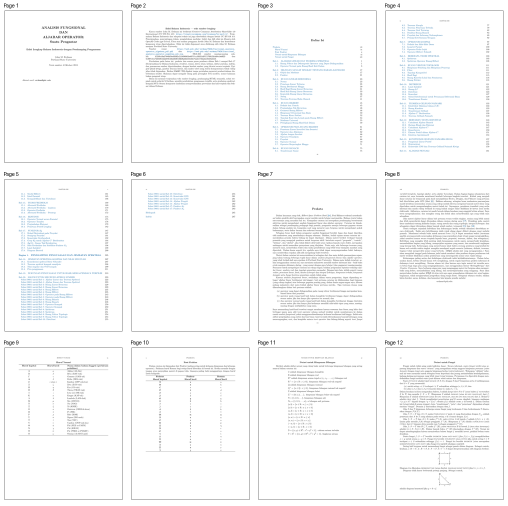
#> input picture qa/final-companion-contact-sheets/contact-001-012.png, 1016 x 1011 px (shown at 1/2 size)
$ python -i audit_ch06_render.py   (imports and definitions only)
#> lines starting #> are read from the running program, lines starting #| are printed output that depends on the picture
#!/usr/bin/env python3
"""Inventory and contact-sheet the frozen Chapter 1--6 PDF render."""

from __future__ import annotations

import csv
import hashlib
import json
from pathlib import Path

from PIL import Image, ImageDraw, ImageOps


ROOT = Path(__file__).resolve().parents[1]
RENDER_DIR = ROOT / "qa" / "renders" / "ch06-final"
CONTACT_DIR = RENDER_DIR / "contact-sheets"
MANIFEST_JSON = RENDER_DIR / "RENDER_MANIFEST.json"
MANIFEST_CSV = RENDER_DIR / "RENDER_MANIFEST.csv"

EXPECTED_PAGES = 114
THUMB_SIZE = (306, 396)
GRID = (3, 4)
LABEL_HEIGHT = 28
SHEET_MARGIN = 24


# [6 lines left out: function sha256, not called in this run]


def page_number(path: Path) -> int:
    return int(path.stem.rsplit("-", 1)[1])


def inspect_page(path: Path) -> dict[str, object]:
    with Image.open(path) as image:
#> image is the input picture: PIL image 1016x1011 RGB; mean R, G, B 247.6, 248.1, 248.5
        image.load()
        width, height = image.size
#> width = 1016; height = 1011
        gray = ImageOps.grayscale(image)
        ink = gray.point(lambda value: 255 if value < 245 else 0)
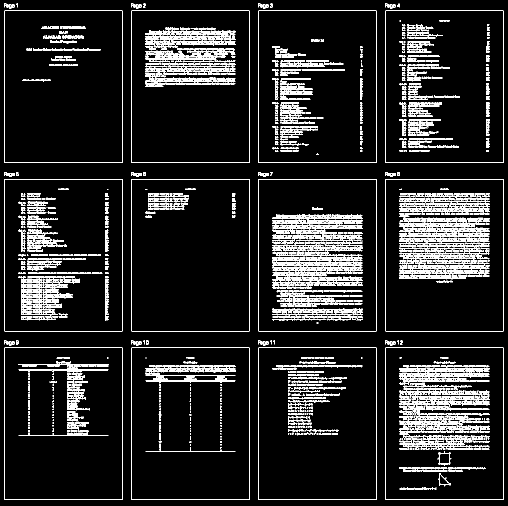
#> ink: PIL image 1016x1011 L (shown at 1/2 size); 11.7% white in thin lines or dots
        bbox = ink.getbbox()
#> bbox = (8, 7, 1007, 1000)
        histogram = ink.histogram()
#> histogram = 256 values, max 907116 at index 0, min 0 at index 1, mean 4012.4
        ink_pixels = histogram[255]
#> ink_pixels = 120060
        edge_width = 5
        edge_ink = sum(
            region.histogram()[255]
            for region in (
                ink.crop((0, 0, width, edge_width)),
                ink.crop((0, height - edge_width, width, height)),
                ink.crop((0, 0, edge_width, height)),
                ink.crop((width - edge_width, 0, width, height)),
            )
        )
#> edge_ink = 0
        margins = None
        if bbox:
            margins = {
                "left": bbox[0],
                "top": bbox[1],
                "right": width - bbox[2],
                "bottom": height - bbox[3],
            }
#> margins = {'left': 8, 'top': 7, 'right': 9, 'bottom': 11}
        return {
            "page": page_number(path),
            "file": path.name,
            "bytes": path.stat().st_size,
            "sha256": sha256(path),
            "width_px": width,
            "height_px": height,
            "ink_pixels_lt245": ink_pixels,
            "ink_fraction": round(ink_pixels / (width * height), 8),
            "ink_bbox": list(bbox) if bbox else None,
            "margins_px": margins,
            "edge_ink_pixels_5px": edge_ink,
        }


# [95 lines left out: functions make_contact_sheets, main, not called in this run]


# [2 lines not run here, left out]

#> (the run stopped early here; a loop or call above may not have finished)
